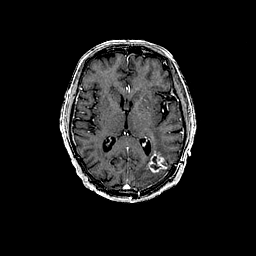
#> input picture brain-tumour/images/glioma.png, 256 x 256 px
$ jupyter execute glioma.ipynb
#> lines starting #> are read from the running program, lines starting #| are printed output that depends on the picture; after the words box and inside, x2 and y2 are one past the last pixel; in counts of white or black regions, pixels touching at a corner belong together
[cell 1]
import cv2
import numpy as np
import matplotlib.pyplot as plt
from sklearn.cluster import KMeans

from typing import Union

Reading and displaying the original MRI image

[cell 2]
img = cv2.imread('images/glioma.png', cv2.IMREAD_GRAYSCALE)
#> img is the input picture: shape (256, 256); min 0, max 255, mean 24.9
if img is None:
    raise ValueError("Image not found. Please provide a valid path.")

plt.imshow(img, cmap='gray')
plt.title('Original Image')
plt.axis('off')
plt.show()

Thresholding

[cell 3]
_, binary_img = cv2.threshold(img, 20, 255, cv2.THRESH_BINARY)
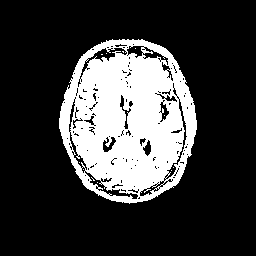
#> binary_img: shape (256, 256); 23.5% white; 12 white regions (11 under 20 px), largest, box (x1, y1, x2, y2) and area: (59, 39, 197, 204) 15365

plt.imshow(binary_img, cmap='gray')
plt.title('Thresholded Image')
plt.axis('off')
plt.show()

To remove the skull, we do the following steps:

1. Dilation
2. Erosion
3. Applying this as a mask to the original image

[cell 4]
kernel = cv2.getStructuringElement(cv2.MORPH_ELLIPSE, (5, 5))
dilated_img = cv2.dilate(binary_img, kernel, iterations=2)
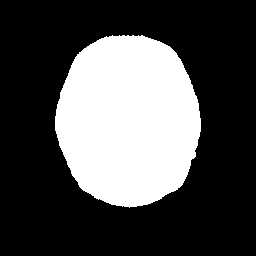
#> dilated_img: shape (256, 256); 30.2% white; 1 white region, box (x1, y1, x2, y2) and area: (55, 35, 201, 208) 19807

plt.figure(figsize=(5, 5))
plt.imshow(dilated_img, cmap='gray')
plt.title('Dilated Image')
plt.axis('off')
plt.show()

[cell 5]
kernel = cv2.getStructuringElement(cv2.MORPH_ELLIPSE, (15, 15))
eroded_img = cv2.erode(dilated_img, kernel, iterations=2)
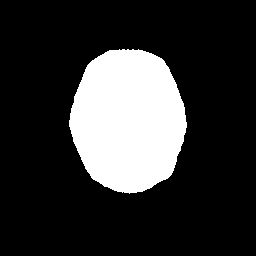
#> eroded_img: shape (256, 256); 20.1% white; 1 white region, box (x1, y1, x2, y2) and area: (69, 49, 187, 194) 13188

plt.figure(figsize=(5, 5))
plt.imshow(eroded_img, cmap="gray")
plt.title("Eroded Image")
plt.axis("off")
plt.show()

[cell 6]
masked_img = cv2.bitwise_and(img, img, mask=eroded_img)
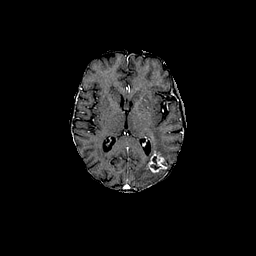
#> masked_img: shape (256, 256); min 0, max 255, mean 16.6

plt.figure(figsize=(10,5))

plt.subplot(1, 2, 1)
plt.imshow(img, cmap='gray')
plt.title('Original Image')
plt.axis('off')

plt.subplot(1,2,2)
plt.imshow(masked_img, cmap='gray')
plt.title('Skull removed')
plt.axis('off')

plt.show()

Enhancing the image using Perona-Malik anisotropic diffusion

[cell 7]
def perona_malik(img: np.ndarray, n_iter: int = 10, kappa: float = 50, gamma: float = 0.2) -> np.ndarray:
    """
    Anisotropic diffusion based on the Perona-Malik model.

    Args:
        img: The input image as a NumPy array (grayscale).
        n_iter: The number of iterations.
        kappa: The sensitivity parameter.
        gamma: The conduction parameter.

    Returns:
        The diffused image.

    Raises:
        TypeError: If input image is not a NumPy array.
        ValueError: If input image is not 2-dimensional or not of dtype float32.

    """
#> called with n_iter = 20, kappa = 30, gamma = 0.25

    if not isinstance(img, np.ndarray):
        raise TypeError("Input image must be a NumPy array.")
    if img.ndim != 2:
        raise ValueError("Input image must be 2-dimensional (grayscale).")

    h, w = img.shape
#> h = 256; w = 256
    img = img.astype(np.float32)

    for _ in range(n_iter):
        # Compute gradients
        grad_n = img[:-2, 1:-1] - img[1:-1, 1:-1]
        grad_s = img[2:, 1:-1] - img[1:-1, 1:-1]
        grad_e = img[1:-1, 2:] - img[1:-1, 1:-1]
        grad_w = img[1:-1, :-2] - img[1:-1, 1:-1]

        # Diffusion coefficients
        c_n = np.exp(-((grad_n / kappa) ** 2))
        c_s = np.exp(-((grad_s / kappa) ** 2))
        c_e = np.exp(-((grad_e / kappa) ** 2))
        c_w = np.exp(-((grad_w / kappa) ** 2))

        # Update image
        img[1:-1, 1:-1] += gamma * (
            c_n * grad_n + c_s * grad_s + c_e * grad_e + c_w * grad_w
        )
#> this loop made 20 passes
#> pass 1, in perona_malik, `grad_s = img[2:, 1:-1] - img[1:-1, 1:-1]`:
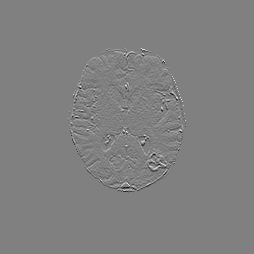
#> grad_s: shape (254, 254) float32; min -226, max 221, mean 0; drawn with min black and max white
#> pass 1, in perona_malik, `grad_e = img[1:-1, 2:] - img[1:-1, 1:-1]`:
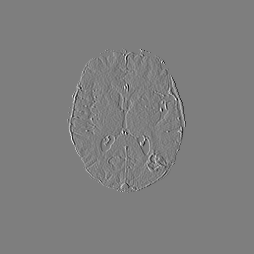
#> grad_e: shape (254, 254) float32; min -253, max 255, mean 0; drawn with min black and max white
#> pass 1, in perona_malik, `grad_w = img[1:-1, :-2] - img[1:-1, 1:-1]`:
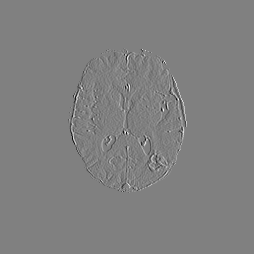
#> grad_w: shape (254, 254) float32; min -255, max 253, mean 0; drawn with min black and max white
#> after the loop:
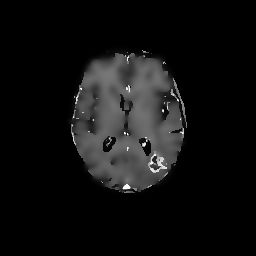
#> img: shape (256, 256) float32; min 0, max 254.3, mean 16.6

    return img

[cell 8]
enhanced_img = perona_malik(masked_img, n_iter=20, kappa=30, gamma=0.25)

K-Means Clustering to segment the brain

[cell 9]
def kmeans_segmentation(img: np.ndarray, n_clusters: int = 4) -> np.ndarray:
    """
    Performs k-means clustering for image segmentation.

    Args:
        img: The input image as a NumPy array (grayscale).
        n_clusters: The number of clusters (segments).

    Returns:
        A NumPy array representing the segmented image where each pixel value corresponds to a cluster label.
        Returns None if an error occurs during clustering.

    Raises:
        TypeError: If input image is not a NumPy array.
        ValueError: If input image is not 2-dimensional (grayscale).

    """
#> called with n_clusters = 4
    if not isinstance(img, np.ndarray):
        raise TypeError("Input image must be a NumPy array.")
    if img.ndim != 2:
        raise ValueError("Input image must be 2-dimensional (grayscale).")

    try:
        height, width = img.shape
#> height = 256; width = 256
        pixel_data = img.reshape(-1, 1).astype(np.float32) #Ensure float32 for KMeans

        kmeans = KMeans(n_clusters=n_clusters, random_state=0, n_init=10) #n_init increased for robustness
        kmeans.fit(pixel_data)
        segmented_image = kmeans.labels_.reshape(height, width)
        return segmented_image
    except Exception as e:
        print(f"An error occurred during k-means clustering: {e}")
        return None

[cell 10]
segmented_img = kmeans_segmentation(enhanced_img, n_clusters=4)
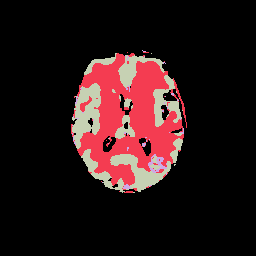
#> segmented_img: shape (256, 256) int32; 4 distinct labels, from 0 to 3; one colour per label, 0 black

Extract the tumor

[cell 11]
def segment_tumor(segmented_img: np.ndarray, cluster_id: int) -> Union[np.ndarray, None]:
    """
    Extracts the tumor region from a segmented image based on a given cluster ID.

    Args:
        segmented_img: The segmented image as a NumPy array.  Each pixel value represents a cluster ID.
        cluster_id: The integer ID of the cluster representing the tumor.

    Returns:
        A binary NumPy array (mask) where 1 represents the tumor region and 0 represents the background.
        Returns None if an error occurs or if the cluster ID is not found.

    Raises:
        TypeError: If segmented_img is not a NumPy array.
        ValueError: If cluster_id is not an integer or if segmented_img is not 2D.

    """
#> called with cluster_id = 2
    if not isinstance(segmented_img, np.ndarray):
        raise TypeError("segmented_img must be a NumPy array.")
    if segmented_img.ndim != 2:
        raise ValueError("segmented_img must be a 2D array.")
    if not isinstance(cluster_id, int):
        raise ValueError("cluster_id must be an integer.")

    try:
        tumor_mask = (segmented_img == cluster_id).astype(np.uint8)
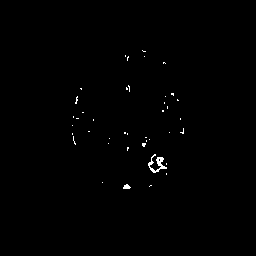
#> tumor_mask: shape (256, 256); values 0 (black) and 1 (white), 0.46% white in thin lines or dots, all inside (x1, y1, x2, y2) = (72, 50, 184, 189)
        #Check if any pixels match the cluster ID
        if np.sum(tumor_mask) == 0:
            print("Warning: No pixels found matching the specified cluster ID.")
            return None
        return tumor_mask
    except Exception as e:
        print(f"An error occurred during tumor segmentation: {e}")
        return None

[cell 12]
tumor_mask = segment_tumor(segmented_img, cluster_id=2)

Displaying the final results

[cell 13]
plt.figure(figsize=(20, 8))

plt.subplot(1, 4, 1)
plt.imshow(img, cmap="gray")
plt.title("Original Image")

plt.subplot(1, 4, 2)
plt.imshow(enhanced_img, cmap="gray")
plt.title("Enhanced Image")

plt.subplot(1, 4, 3)
plt.imshow(segmented_img, cmap="nipy_spectral")
plt.title("Segmented Image")

plt.subplot(1, 4, 4)
plt.imshow(tumor_mask, cmap="gray")
plt.title("Tumor Region")

plt.show()

$ run again, with brain-tumour/images/adenocarcinoma.png copied over brain-tumour/images/glioma.png
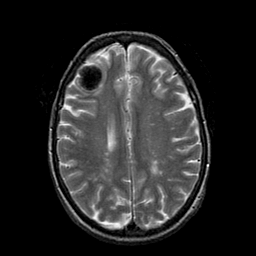
#> input picture brain-tumour/images/adenocarcinoma.png, 256 x 256 px
#> img is the input picture: shape (256, 256); min 0, max 255, mean 38.3
#> `_, binary_img = cv2.threshold(img, 20, 255, cv2.THRESH_BINARY)`:
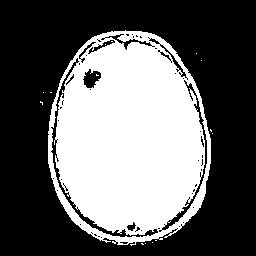
#> binary_img: shape (256, 256); 39.4% white; 15 white regions (14 under 20 px), largest, box (x1, y1, x2, y2) and area: (48, 30, 211, 246) 25804
#> dilated_img: shape (256, 256); 47.3% white; 2 white regions, box (x1, y1, x2, y2) and area: (36, 26, 217, 250) 30853, (192, 49, 206, 65) 114
#> eroded_img: shape (256, 256); 32.6% white; 1 white region, box (x1, y1, x2, y2) and area: (58, 40, 201, 235) 21365
#> segmented_img: shape (256, 256) int32; 4 distinct labels, from 0 to 3
#> in segment_tumor, `tumor_mask = (segmented_img == cluster_id).astype(np.uint8)`:
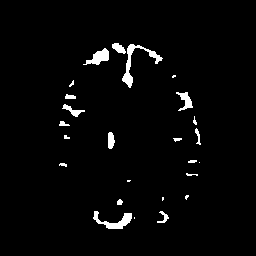
#> tumor_mask: shape (256, 256); values 0 (black) and 1 (white), 2.6% white; 25 white regions (9 under 20 px), largest, box (x1, y1, x2, y2) and area: (122, 44, 163, 88) 368, (93, 211, 132, 229) 281, (83, 48, 109, 65) 219

$ run again, with brain-tumour/images/sarcoma.png copied over brain-tumour/images/glioma.png
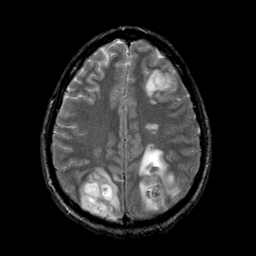
#> input picture brain-tumour/images/sarcoma.png, 256 x 256 px
#> img is the input picture: shape (256, 256); min 0, max 255, mean 38.2
#> binary_img: shape (256, 256); 37.5% white; 22 white regions (20 under 20 px), largest, box (x1, y1, x2, y2) and area: (50, 38, 202, 225) 21594, (40, 26, 212, 239) 2938
#> dilated_img: shape (256, 256); 47.1% white; 1 white region, box (x1, y1, x2, y2) and area: (36, 22, 216, 243) 30853
#> eroded_img: shape (256, 256); 32.6% white; 1 white region, box (x1, y1, x2, y2) and area: (50, 37, 202, 227) 21336
#> segmented_img: shape (256, 256) int32; 4 distinct labels, from 0 to 3
#> in segment_tumor, `tumor_mask = (segmented_img == cluster_id).astype(np.uint8)`:
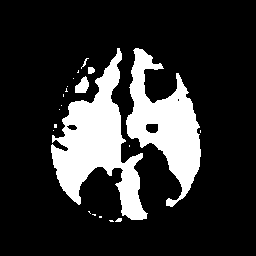
#> tumor_mask: shape (256, 256); values 0 (black) and 1 (white), 18.7% white; 21 white regions (15 under 20 px), largest, box (x1, y1, x2, y2) and area: (51, 48, 148, 220) 6675, (126, 48, 201, 207) 5286, (75, 76, 89, 93) 159, (88, 67, 95, 74) 42, (81, 58, 89, 69) 22, (115, 218, 122, 222) 21
